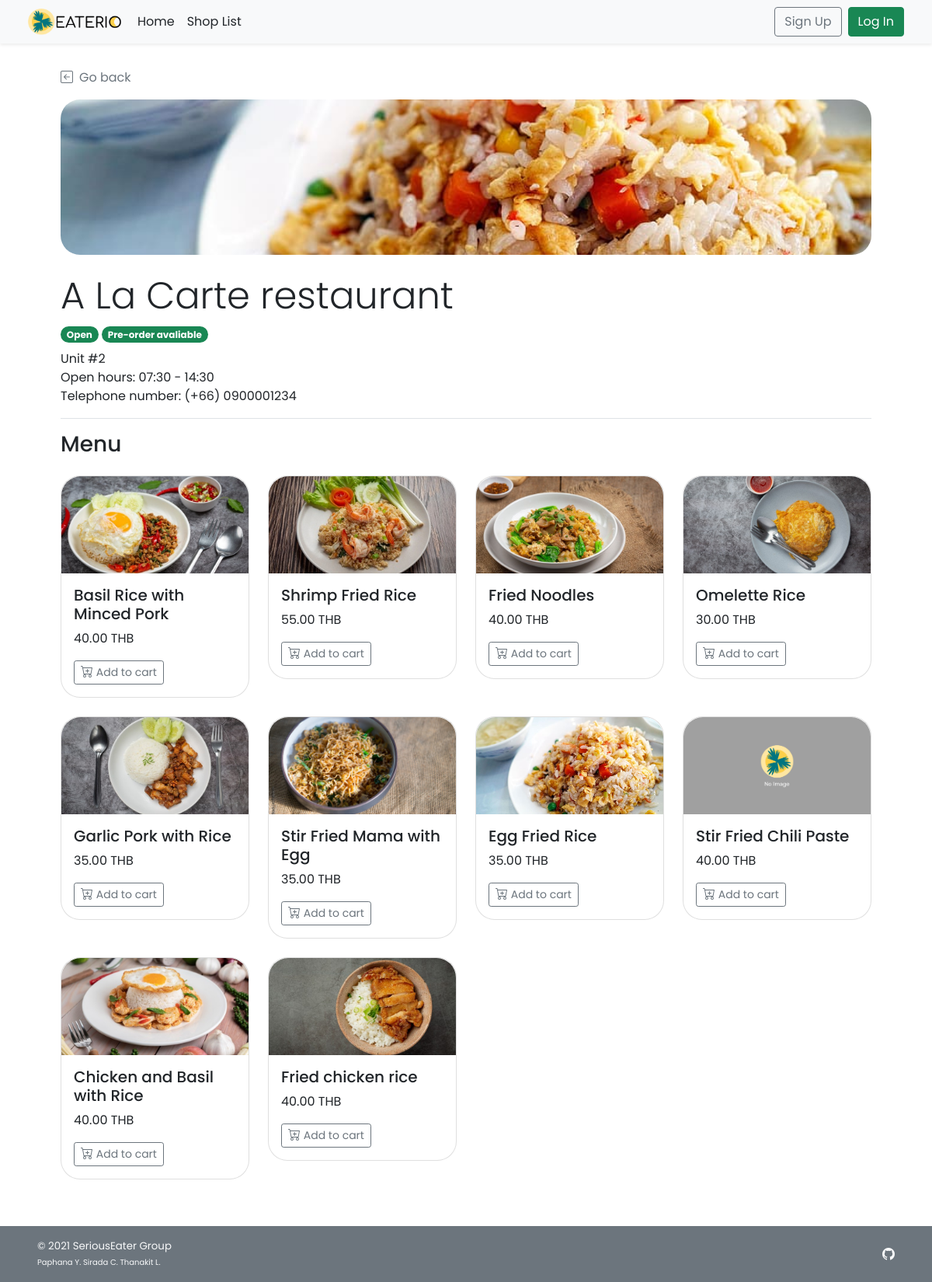
Page /shop_menu.php?s_id=1 on the committed database.
### tables this page shows
CREATE TABLE `shop` (
  `s_id` int(11) NOT NULL,
  `s_username` varchar(45) NOT NULL,
  `s_pwd` varchar(45) NOT NULL,
  `s_name` varchar(100) NOT NULL,
  `s_location` varchar(100) NOT NULL,
  `s_openhour` time NOT NULL,
  `s_closehour` time NOT NULL,
  `s_status` tinyint(4) NOT NULL DEFAULT 1 COMMENT 'Shop ready for taking an order or not (True for open, False for close)',
  `s_preorderStatus` tinyint(4) NOT NULL DEFAULT 1 COMMENT 'Shop is ready for tomorrow pre-order or not',
  `s_email` varchar(100) NOT NULL,
  `s_phoneno` varchar(45) NOT NULL,
  `s_pic` text DEFAULT NULL
);

CREATE TABLE `food` (
  `f_id` int(11) NOT NULL,
  `s_id` int(11) NOT NULL,
  `f_name` varchar(100) NOT NULL,
  `f_price` decimal(6,2) NOT NULL,
  `f_todayavail` tinyint(4) NOT NULL DEFAULT 1 COMMENT 'Food is available to order or not',
  `f_preorderavail` tinyint(4) NOT NULL DEFAULT 1,
  `f_pic` text DEFAULT NULL
);

### shop_menu.php (the view, shortened to what this page needs)
<!DOCTYPE html>
<html lang="en">
<head>
    <?php
        include("conn_db.php");
        include('head.php');
    ?>
    <link href="css/main.css" rel="stylesheet">
    <link href="css/menu.css" rel="stylesheet">
</head>
<body class="d-flex flex-column h-100">
    <?php include('nav_header.php')?>
    <?php
        $s_id = $_GET["s_id"];
        $query = "SELECT s_name,s_location,s_openhour,s_closehour,s_status,s_preorderstatus,s_phoneno,s_pic
        FROM shop WHERE s_id = {$s_id} LIMIT 0,1";
        $result = $mysqli -> query($query);
        $shop_row = $result -> fetch_array();
    ?>
    <div class="container px-5 py-4" id="shop-body">
        <a class="nav nav-item text-decoration-none text-muted mb-3" href="#" onclick="history.back();">
            <i class="bi bi-arrow-left-square me-2"></i>Go back
        </a>
        <div class="mb-3 text-wrap" id="shop-header">
            <div class="rounded-25 mb-4" id="shop-img" style="
                    background: url(
                        <?php
                            if(is_null($shop_row["s_pic"])){echo "'img/default.png'";}
                            else{echo "'img/{$shop_row['s_pic']}'";}
                        ?>
                    ) center; height: 200px;
                    background-size: cover; background-repeat: no-repeat;
                    background-position: center;">
            </div>
            <h1 class="display-5 strong"><?php echo $shop_row["s_name"];?></h1>
            <ul class="list-unstyled">
                <li class="my-2">
                    <?php
                        $now = date('H:i:s');
                        if((($now < $shop_row["s_openhour"])||($now > $shop_row["s_closehour"]))||($shop_row["s_status"]==0)){
                    ?>
                    <span class="badge rounded-pill bg-danger">Closed</span>
                    <?php }else{ ?>
                    <span class="badge rounded-pill bg-success">Open</span>
                    <?php }
                        if($shop_row["s_preorderstatus"]==1){
                    ?>
                    <span class="badge rounded-pill bg-success">Pre-order avaliable</span>
                    <?php }else{ ?>
                    <span class="badge rounded-pill bg-danger">Pre-order Unavaliable</span>
                    <?php } ?>
                </li>
                <li class=""><?php echo $shop_row["s_location"];?></li>
                <li class="">Open hours:
                    <?php
                        $open = explode(":",$shop_row["s_openhour"]);
                        $close = explode(":",$shop_row["s_closehour"]);
                        echo $open[0].":".$open[1]." - ".$close[0].":".$close[1];
                    ?>
                </li>
                <li class="">Telephone number: <?php echo "(+66) ".$shop_row["s_phoneno"];?></li>
            </ul>
        </div>
        <h3 class="border-top py-3 mt-2">Menu</h3>
        <div class="row row-cols-1 row-cols-md-2 row-cols-lg-4 align-items-stretch mb-1">
        <?php
            $query = "SELECT * FROM food WHERE s_id = {$s_id} AND NOT(f_todayavail  = 0 AND f_preorderavail = 0)";
            $result = $mysqli -> query($query);
            if($result ->num_rows > 0){
                while($food_row = $result->fetch_array()){
        ?>
            <div class="col">
                <div class="card rounded-25 mb-4">
                    <a href="food_item.php?<?php echo "s_id=".$food_row["s_id"]."&f_id=".$food_row["f_id"]?>" class="text-decoration-none text-dark">
                        <div class="card-img-top">
                            <img
                                <?php
                                if(is_null($food_row["f_pic"])){echo "src='img/default.png'";}
                                else{echo "src=\"img/{$food_row['f_pic']}\"";}
                                ?>
                                style="width:100%; height:125px; object-fit:cover;"
                                class="img-fluid" alt="<?php echo $food_row["f_name"]?>">
                        </div>
                        <div class="card-body">
                            <h5 class="card-title fs-5"><?php echo $food_row["f_name"]?></h5>
                            <p class="card-text"><?php echo $food_row["f_price"]?> THB</p>
                            <a href="food_item.php?<?php echo "s_id=".$food_row["s_id"]."&f_id=".$food_row["f_id"]?>" class="btn btn-sm mt-3 btn-outline-secondary">
                                 Add to cart
                            </a>
                        </div>
                    </a>
                </div>
            </div>
            <?php
                    }
                }
            ?>
        </div>
    </div>
    <footer
        class="footer d-flex flex-wrap justify-content-between align-items-center px-5 py-3 mt-2 bg-secondary text-light">
        <span class="smaller-font">&copy; 2021 SeriousEater Group<br /><span class="xsmall-font">Paphana Y. Sirada C.
                Thanakit L.</span></span>
        <ul class="nav justify-content-end list-unstyled d-flex">
            <li class="ms-3"><a class="text-light" target="_blank" href="https://github.com/waterthatfrozen/EATERIO"><i
                        class="bi bi-github"></i></a></li>
        </ul>
    </footer>
</body>
</html>

### head.php (shortened to what this page needs)
<link href="https://cdn.jsdelivr.net/npm/bootstrap@5.1.2/dist/css/bootstrap.min.css" rel="stylesheet"
>
<link rel="stylesheet" href="https://cdn.jsdelivr.net/npm/bootstrap-icons@1.5.0/font/bootstrap-icons.css">

### nav_header.php (shortened to what this page needs)
<header class="navbar navbar-expand-md navbar-light fixed-top bg-light shadow-sm mb-auto">
    <div class="container-fluid mx-4">
        <a href="index.php">
            <img src="img/LOGO_BLACK.png" width="125" class="me-2" alt="EATERIO Logo">
        </a>
        <div class="navbar-collapse collapse" id="navbarCollapse">
            <ul class="navbar-nav me-auto mb-2 mb-md-0">
                <li class="nav-item">
                    <a class="nav-link px-2 text-dark" href="index.php">Home</a>
                </li>
                <li class="nav-item">
                    <a href="shop_list.php" class="nav-link px-2 text-dark">Shop List</a>
                </li>
            </ul>
            <div class="d-flex">
                <?php if(!isset($_SESSION['cid'])){ ?>
                <a class="btn btn-outline-secondary me-2" href="cust_regist.php">Sign Up</a>
                <a class="btn btn-success" href="cust_login.php">Log In</a>
                <?php } ?>
            </div>
        </div>
    </div>
</header>

### css/main.css (style rules this page uses)
html { height: 100%; }
body { height: 100%; padding-top: 4rem; margin-bottom: -50px; font-family: 'Poppins', 'Noto Sans Thai', sans-serif; }
a { cursor: pointer; }
.bi { vertical-align: -.125em; fill: currentColor; }
.smaller-font { font-size: smaller; }
.xsmall-font { font-size: x-small; }
.rounded-25 { border-radius: 25px; }

### css/menu.css (style rules this page uses)
html, body { height: 100%; }
.card img { width: 100%; border-radius: 25px 25px 0px 0px; }

### rows in the picture
shop: s_pic (picture), s_name "A La Carte restaurant", s_location "Unit #2", s_openhour "07", s_openhour "30", s_closehour "14", s_closehour "30", s_phoneno "0900001234"
food: f_pic (picture), f_name "Basil Rice with Minced Pork", f_price "40.00"
food: f_pic (picture), f_name "Shrimp Fried Rice", f_price "55.00"
food: f_pic (picture), f_name "Fried Noodles", f_price "40.00"
food: f_pic (picture), f_name "Omelette Rice", f_price "30.00"
food: f_pic (picture), f_name "Garlic Pork with Rice", f_price "35.00"
food: f_pic (picture), f_name "Stir Fried Mama with Egg", f_price "35.00"
food: f_pic (picture), f_name "Egg Fried Rice", f_price "35.00"
food: shows a picture, f_name "Stir Fried Chili Paste", f_price "40.00"
food: f_pic (picture), f_name "Chicken and Basil with Rice", f_price "40.00"
food: f_pic (picture), f_name "Fried chicken rice", f_price "40.00"
